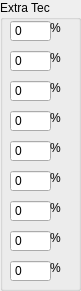
   <widget class="QGroupBox" name="groupBox_4">
    <property name="geometry">
     <rect>
      <x>390</x>
      <y>10</y>
      <width>81</width>
      <height>291</height>
     </rect>
    </property>
    <property name="title">
     <string>Extra Tec</string>
    </property>
    <widget class="QSpinBox" name="rem_ex">
     <property name="geometry">
      <rect>
       <x>10</x>
       <y>50</y>
       <width>41</width>
       <height>22</height>
      </rect>
     </property>
     <property name="buttonSymbols">
      <enum>QAbstractSpinBox::NoButtons</enum>
     </property>
     <property name="maximum">
      <number>1000</number>
     </property>
    </widget>
    <widget class="QSpinBox" name="alt_ex">
     <property name="geometry">
      <rect>
       <x>10</x>
       <y>230</y>
       <width>41</width>
       <height>22</height>
      </rect>
     </property>
     <property name="buttonSymbols">
      <enum>QAbstractSpinBox::NoButtons</enum>
     </property>
     <property name="maximum">
      <number>1000</number>
     </property>
    </widget>
    <widget class="QSpinBox" name="par_ex">
     <property name="geometry">
      <rect>
       <x>10</x>
       <y>110</y>
       <width>41</width>
       <height>22</height>
      </rect>
     </property>
     <property name="buttonSymbols">
      <enum>QAbstractSpinBox::NoButtons</enum>
     </property>
     <property name="maximum">
      <number>1000</number>
     </property>
    </widget>
    <widget class="QSpinBox" name="int_ex">
     <property name="geometry">
      <rect>
       <x>10</x>
       <y>170</y>
       <width>41</width>
       <height>22</height>
      </rect>
     </property>
     <property name="buttonSymbols">
      <enum>QAbstractSpinBox::NoButtons</enum>
     </property>
     <property name="maximum">
      <number>1000</number>
     </property>
    </widget>
    <widget class="QSpinBox" name="baj_ex">
     <property name="geometry">
      <rect>
       <x>10</x>
       <y>200</y>
       <width>41</width>
       <height>22</height>
      </rect>
     </property>
     <property name="buttonSymbols">
      <enum>QAbstractSpinBox::NoButtons</enum>
     </property>
     <property name="maximum">
      <number>1000</number>
     </property>
    </widget>
    <widget class="QSpinBox" name="reg_ex">
     <property name="geometry">
      <rect>
       <x>10</x>
       <y>20</y>
       <width>41</width>
       <height>22</height>
      </rect>
     </property>
     <property name="buttonSymbols">
      <enum>QAbstractSpinBox::NoButtons</enum>
     </property>
     <property name="maximum">
      <number>1000</number>
     </property>
    </widget>
    <widget class="QSpinBox" name="pas_ex">
     <property name="geometry">
      <rect>
       <x>10</x>
       <y>80</y>
       <width>41</width>
       <height>22</height>
      </rect>
     </property>
     <property name="buttonSymbols">
      <enum>QAbstractSpinBox::NoButtons</enum>
     </property>
     <property name="maximum">
      <number>1000</number>
     </property>
    </widget>
    <widget class="QSpinBox" name="blo_ex">
     <property name="geometry">
      <rect>
       <x>10</x>
       <y>140</y>
       <width>41</width>
       <height>22</height>
      </rect>
     </property>
     <property name="buttonSymbols">
      <enum>QAbstractSpinBox::NoButtons</enum>
     </property>
     <property name="maximum">
      <number>1000</number>
     </property>
    </widget>
    <widget class="QLabel" name="label_61">
     <property name="geometry">
      <rect>
       <x>50</x>
       <y>20</y>
       <width>31</width>
       <height>16</height>
      </rect>
     </property>
     <property name="text">
      <string>%</string>
     </property>
    </widget>
    <widget class="QLabel" name="label_62">
     <property name="geometry">
      <rect>
       <x>50</x>
       <y>50</y>
       <width>31</width>
       <height>16</height>
      </rect>
     </property>
     <property name="text">
      <string>%</string>
     </property>
    </widget>
    <widget class="QLabel" name="label_63">
     <property name="geometry">
      <rect>
       <x>50</x>
       <y>80</y>
       <width>31</width>
       <height>16</height>
      </rect>
     </property>
     <property name="text">
      <string>%</string>
     </property>
    </widget>
    <widget class="QLabel" name="label_64">
     <property name="geometry">
      <rect>
       <x>50</x>
       <y>110</y>
       <width>31</width>
       <height>16</height>
      </rect>
     </property>
     <property name="text">
      <string>%</string>
     </property>
    </widget>
    <widget class="QLabel" name="label_65">
     <property name="geometry">
      <rect>
       <x>50</x>
       <y>140</y>
       <width>31</width>
       <height>16</height>
      </rect>
     </property>
     <property name="text">
      <string>%</string>
     </property>
    </widget>
    <widget class="QLabel" name="label_66">
     <property name="geometry">
      <rect>
       <x>50</x>
       <y>170</y>
       <width>31</width>
       <height>16</height>
      </rect>
     </property>
     <property name="text">
      <string>%</string>
     </property>
    </widget>
    <widget class="QLabel" name="label_67">
     <property name="geometry">
      <rect>
       <x>50</x>
       <y>200</y>
       <width>31</width>
       <height>16</height>
      </rect>
     </property>
     <property name="text">
      <string>%</string>
     </property>
    </widget>
    <widget class="QLabel" name="label_68">
     <property name="geometry">
      <rect>
       <x>50</x>
       <y>230</y>
       <width>31</width>
       <height>16</height>
      </rect>
     </property>
     <property name="text">
      <string>%</string>
     </property>
    </widget>
    <widget class="QSpinBox" name="ent_ex">
     <property name="geometry">
      <rect>
       <x>10</x>
       <y>260</y>
       <width>41</width>
       <height>22</height>
      </rect>
     </property>
     <property name="buttonSymbols">
      <enum>QAbstractSpinBox::NoButtons</enum>
     </property>
     <property name="maximum">
      <number>1000</number>
     </property>
    </widget>
    <widget class="QLabel" name="label_77">
     <property name="geometry">
      <rect>
       <x>50</x>
       <y>260</y>
       <width>31</width>
       <height>16</height>
      </rect>
     </property>
     <property name="text">
      <string>%</string>
     </property>
    </widget>
   </widget>
